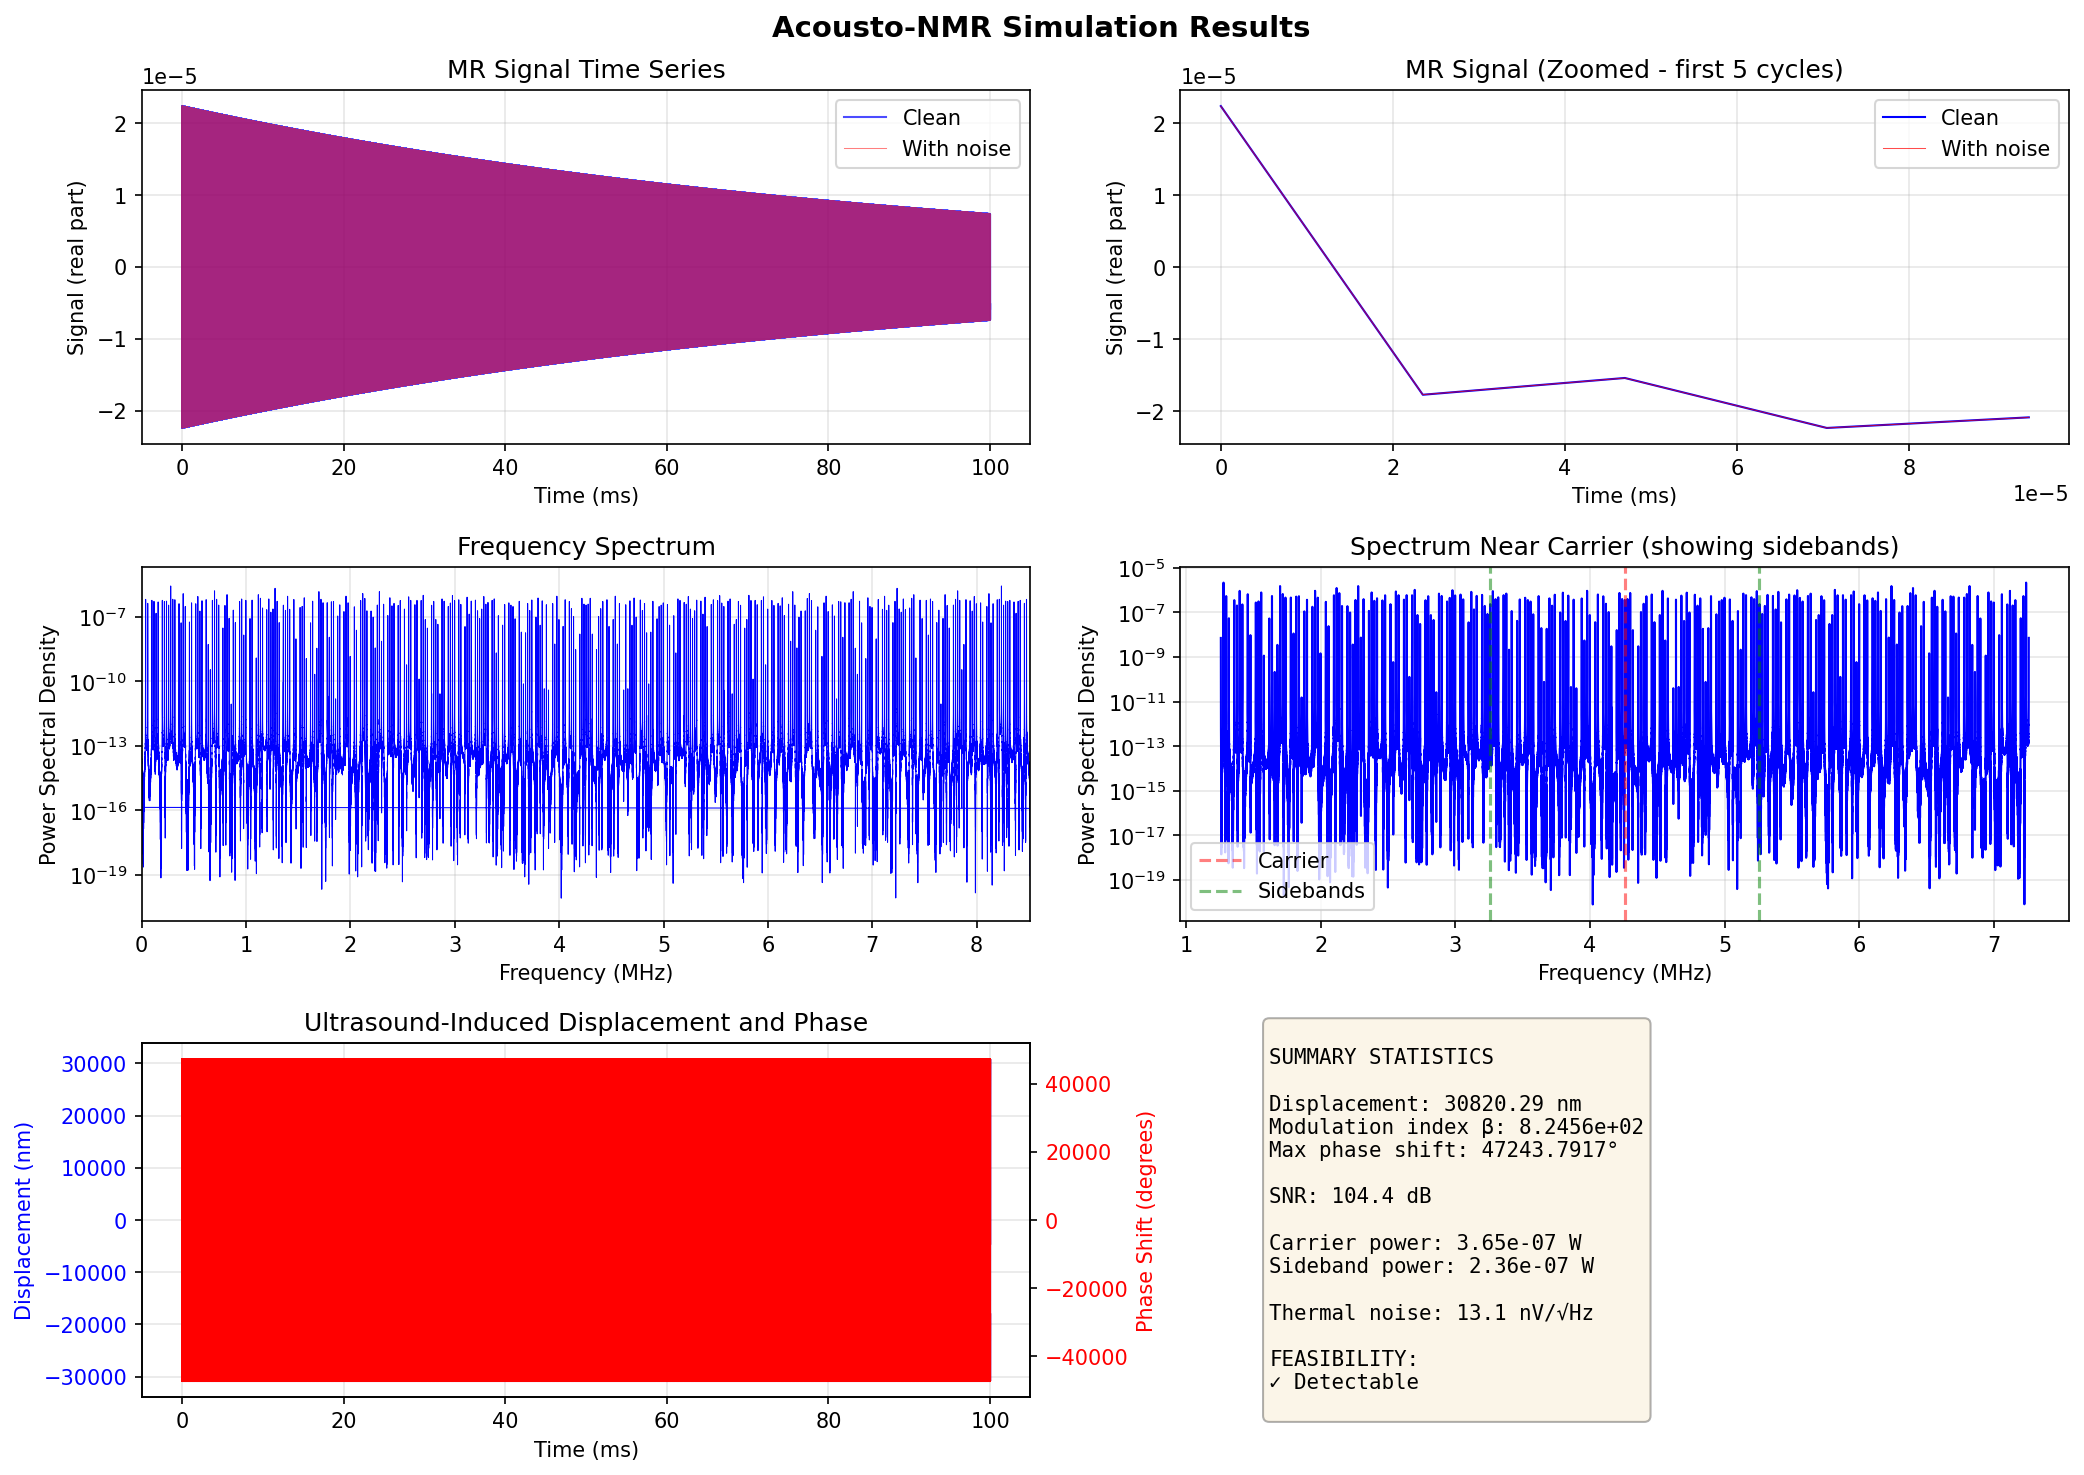

The script that saved this image:
"""
Acousto-NMR Imaging: Basic Signal Model

This simulation models the fundamental physics of using focused ultrasound
for spatial encoding in low-field MRI.

Key Question: Can ultrasound-induced phase modulation create detectable
signals above thermal noise?
"""

import numpy as np
import matplotlib.pyplot as plt
from scipy.signal import hilbert, welch
from scipy.special import jv  # Bessel function for FM sidebands

# ============================================================================
# PHYSICAL CONSTANTS
# ============================================================================
GAMMA_PROTON = 42.58e6  # Hz/T - proton gyromagnetic ratio
K_BOLTZMANN = 1.380649e-23  # J/K
PROTON_DENSITY = 80e3  # mol/m^3 (80 M water in brain)
AVOGADRO = 6.022e23  # mol^-1

# ============================================================================
# PARAMETERS (with citations/justification in README)
# ============================================================================

class Parameters:
    """Simulation parameters with physical justification"""

    # MRI Parameters
    B0 = 0.1  # Tesla - low field strength
    T1 = 0.7  # seconds - gray matter at low field
    T2 = 0.09  # seconds - gray matter at low field
    voxel_volume = (2e-3)**3  # m^3 - (2mm)^3 voxel

    # Ultrasound Parameters
    us_frequency = 1e6  # Hz - 1 MHz ultrasound
    us_pressure = 0.5e6  # Pa - 0.5 MPa acoustic pressure
    us_focal_diameter = 2e-3  # m - 2 mm focal spot

    # Tissue Properties (UNCERTAIN - see README)
    youngs_modulus = 5e3  # Pa - brain tissue (range: 1-10 kPa in literature)
    tissue_density = 1000  # kg/m^3 - approximately water
    absorption_coeff = 0.05  # Np/m/Hz - ultrasound absorption (α ≈ 0.5 dB/cm/MHz)

    # Detection Parameters
    temperature = 310  # K - body temperature
    coil_resistance = 10  # Ohms - RF coil resistance
    bandwidth = 1000  # Hz - detection bandwidth
    acquisition_time = 0.1  # seconds - signal averaging time

    # Derived quantities
    @property
    def larmor_frequency(self):
        """Larmor frequency in Hz"""
        return GAMMA_PROTON * self.B0

    @property
    def num_spins(self):
        """Number of spins in voxel"""
        return PROTON_DENSITY * self.voxel_volume * AVOGADRO

    @property
    def thermal_noise_voltage(self):
        """RMS thermal noise voltage in coil (Johnson-Nyquist)"""
        return np.sqrt(4 * K_BOLTZMANN * self.temperature *
                      self.coil_resistance * self.bandwidth)


# ============================================================================
# ULTRASOUND-INDUCED DISPLACEMENT
# ============================================================================

def calculate_displacement_amplitude(params):
    """
    Calculate tissue displacement from ultrasound radiation force.

    This is a SIMPLIFIED model. Actual displacement depends on:
    - Tissue viscoelasticity (frequency dependent)
    - Boundary conditions
    - Acoustic streaming effects

    Using simple harmonic oscillator approximation:
    Displacement A = F / (m·ω²) where F is radiation force

    Radiation force: F = 2αI/c where I is intensity, c is speed of sound

    UNCERTAINTY: ±50% or more due to tissue property variability
    """

    # Acoustic intensity (W/m^2)
    c_sound = 1540  # m/s - speed of sound in tissue
    Z = params.tissue_density * c_sound  # acoustic impedance
    intensity = params.us_pressure**2 / (2 * Z)

    # Radiation force per unit volume (N/m^3)
    force_density = 2 * params.absorption_coeff * params.us_frequency * intensity / c_sound

    # Displacement amplitude (m)
    # Using A = F/(m·ω²) = (F/V)/(ρ·ω²) where F/V is force per volume
    omega_us = 2 * np.pi * params.us_frequency
    displacement = force_density / (params.tissue_density * omega_us**2)

    return displacement


def calculate_displacement_alternative(params):
    """
    Alternative estimate using mechanical wave propagation.

    For shear wave: displacement amplitude ≈ pressure / (ρ·c_shear·ω)
    where c_shear = √(G/ρ) and G ≈ E/3 for brain tissue

    This gives another estimate to check order of magnitude.
    """
    # Shear modulus (approximately E/3 for soft tissue)
    shear_modulus = params.youngs_modulus / 3
    c_shear = np.sqrt(shear_modulus / params.tissue_density)
    omega_us = 2 * np.pi * params.us_frequency

    # Displacement from shear wave
    displacement = params.us_pressure / (params.tissue_density * c_shear * omega_us)

    return displacement


# ============================================================================
# MR SIGNAL WITH ULTRASOUND MODULATION
# ============================================================================

def calculate_equilibrium_magnetization(params):
    """
    Equilibrium magnetization M0 (A/m)

    M0 = (N·γ²·ℏ²·I(I+1)·B0) / (3·k·T)

    For protons: I = 1/2, so I(I+1) = 3/4
    Simplified: M0 ≈ (N·γ²·ℏ²·B0) / (4·k·T)
    """
    h_bar = 1.054571817e-34  # J·s
    n_spins = params.num_spins

    M0 = (n_spins * (GAMMA_PROTON * 2 * np.pi)**2 * h_bar**2 * params.B0) / \
         (4 * K_BOLTZMANN * params.temperature * params.voxel_volume)

    return M0


def generate_mr_signal(params, displacement_amplitude, t):
    """
    Generate MR signal with ultrasound phase modulation.

    Signal: S(t) = M0 · sin(θ) · exp(-t/T2) · exp(i·ω0·t) · exp(i·Δφ(t))

    where Δφ(t) = γ·B0·Δx(t) is the phase shift from motion
    and Δx(t) = A·sin(ωus·t) is the ultrasound-induced displacement

    Modulation index: β = γ·B0·A

    The phase modulation creates sidebands at ω0 ± n·ωus
    Sideband amplitudes given by Bessel functions: Jn(β)
    """

    M0 = calculate_equilibrium_magnetization(params)

    # Larmor precession
    omega0 = 2 * np.pi * params.larmor_frequency

    # Ultrasound modulation
    omega_us = 2 * np.pi * params.us_frequency
    displacement = displacement_amplitude * np.sin(omega_us * t)

    # Phase shift from motion
    phase_shift = GAMMA_PROTON * 2 * np.pi * params.B0 * displacement

    # T2 decay
    decay = np.exp(-t / params.T2)

    # Complex MR signal (using small flip angle, so sin(θ) ≈ θ ≈ 0.1 rad)
    flip_angle = 0.1  # radians (about 6 degrees)
    signal = M0 * flip_angle * decay * np.exp(1j * (omega0 * t + phase_shift))

    return signal


def calculate_modulation_index(params, displacement_amplitude):
    """
    Modulation index β = γ·B0·A

    This determines the strength of sidebands:
    - β << 1: weak modulation, first sidebands only
    - β ~ 1: moderate modulation, multiple sidebands
    - β >> 1: strong modulation, many sidebands
    """
    beta = GAMMA_PROTON * 2 * np.pi * params.B0 * displacement_amplitude
    return beta


# ============================================================================
# NOISE MODELING
# ============================================================================

def add_thermal_noise(signal, params):
    """
    Add thermal (Johnson-Nyquist) noise to the signal.

    This is the fundamental noise floor for any resistive detector.

    Vrms = √(4·k·T·R·Δf)

    We model complex noise (I and Q channels) as independent Gaussian.
    """
    n_samples = len(signal)

    # Noise voltage (RMS) per sqrt(Hz)
    noise_spectral_density = np.sqrt(4 * K_BOLTZMANN * params.temperature *
                                    params.coil_resistance)

    # Noise power in our bandwidth
    noise_std = noise_spectral_density * np.sqrt(params.bandwidth)

    # Complex noise (independent I and Q)
    noise_i = np.random.normal(0, noise_std / np.sqrt(2), n_samples)
    noise_q = np.random.normal(0, noise_std / np.sqrt(2), n_samples)
    noise = noise_i + 1j * noise_q

    return signal + noise


# ============================================================================
# SIGNAL ANALYSIS
# ============================================================================

def detect_sidebands(signal, fs, f0, f_us):
    """
    Detect and measure sideband amplitudes using FFT.

    Look for peaks at f0 ± n·fus
    """
    # FFT
    spectrum = np.fft.fft(signal)
    freqs = np.fft.fftfreq(len(signal), 1/fs)

    # Power spectral density
    psd = np.abs(spectrum)**2 / len(signal)

    # Find carrier and sideband frequencies
    def find_peak_power(freq_target, tolerance=100):
        """Find power near target frequency"""
        idx = np.where(np.abs(freqs - freq_target) < tolerance)[0]
        if len(idx) > 0:
            return np.max(psd[idx])
        return 0

    carrier_power = find_peak_power(f0)
    lower_sideband_power = find_peak_power(f0 - f_us)
    upper_sideband_power = find_peak_power(f0 + f_us)

    return {
        'freqs': freqs,
        'psd': psd,
        'carrier_power': carrier_power,
        'lower_sideband_power': lower_sideband_power,
        'upper_sideband_power': upper_sideband_power,
    }


def calculate_snr(signal_power, noise_power):
    """Calculate SNR in dB"""
    return 10 * np.log10(signal_power / noise_power)


# ============================================================================
# SANITY CHECKS
# ============================================================================

def sanity_checks(params, results):
    """
    Perform physical and computational sanity checks.

    Returns dict with check results and warnings.
    """
    checks = {}
    warnings = []

    # 1. Dimensional analysis (spot checks)
    checks['larmor_frequency_units'] = 'Hz'
    checks['larmor_frequency_value'] = params.larmor_frequency
    if not (1e6 < params.larmor_frequency < 100e6):
        warnings.append(f"Larmor frequency {params.larmor_frequency/1e6:.2f} MHz outside typical range")

    # 2. Order of magnitude checks
    displacement = results['displacement_amplitude']
    checks['displacement_nm'] = displacement * 1e9
    if displacement < 0.01e-9 or displacement > 100e-6:
        warnings.append(f"Displacement {displacement*1e9:.2g} nm seems unusual")

    # 3. Modulation index
    beta = results['modulation_index']
    checks['modulation_index'] = beta
    if beta < 1e-6:
        warnings.append(f"Modulation index {beta:.2e} very small - signal may be undetectable")

    # 4. Thermal noise floor
    thermal_voltage = params.thermal_noise_voltage
    checks['thermal_noise_V'] = thermal_voltage
    checks['thermal_noise_dBm'] = 10 * np.log10(thermal_voltage**2 / params.coil_resistance / 1e-3)

    # 5. Check for NaN/Inf
    if np.any(np.isnan(results['signal'])) or np.any(np.isinf(results['signal'])):
        warnings.append("NaN or Inf detected in signal!")

    # 6. SNR reality check
    snr = results['snr_db']
    checks['snr_db'] = snr
    if snr < -20:
        warnings.append(f"SNR {snr:.1f} dB very poor - signal likely undetectable")
    elif snr > 60:
        warnings.append(f"SNR {snr:.1f} dB surprisingly good - check assumptions")

    # 7. Sideband power should be less than carrier
    if results['sideband_analysis']['lower_sideband_power'] > results['sideband_analysis']['carrier_power']:
        warnings.append("Sideband power exceeds carrier - check modulation")

    # 8. Phase shift reasonable
    max_phase = GAMMA_PROTON * 2 * np.pi * params.B0 * displacement
    checks['max_phase_shift_rad'] = max_phase
    checks['max_phase_shift_deg'] = np.degrees(max_phase)

    return checks, warnings


# ============================================================================
# MAIN SIMULATION
# ============================================================================

def run_simulation():
    """
    Main simulation: evaluate feasibility of acousto-NMR imaging.
    """

    print("=" * 70)
    print("ACOUSTO-NMR IMAGING SIMULATION")
    print("=" * 70)
    print()

    # Initialize parameters
    params = Parameters()

    print("PARAMETERS:")
    print(f"  Magnetic field: {params.B0} T")
    print(f"  Larmor frequency: {params.larmor_frequency/1e6:.3f} MHz")
    print(f"  T1: {params.T1*1000:.0f} ms, T2: {params.T2*1000:.1f} ms")
    print(f"  Voxel size: {(params.voxel_volume**(1/3))*1e3:.1f} mm")
    print(f"  US frequency: {params.us_frequency/1e6:.2f} MHz")
    print(f"  US pressure: {params.us_pressure/1e6:.2f} MPa")
    print()

    # Calculate displacement
    displacement_rad_force = calculate_displacement_amplitude(params)
    displacement_shear = calculate_displacement_alternative(params)

    print("DISPLACEMENT ESTIMATES:")
    print(f"  Radiation force model: {displacement_rad_force*1e9:.2f} nm")
    print(f"  Shear wave model: {displacement_shear*1e9:.2f} nm")
    print(f"  Using average: {(displacement_rad_force + displacement_shear)/2*1e9:.2f} nm")
    print(f"  (UNCERTAINTY: ±50% or more - see README)")
    print()

    displacement = (displacement_rad_force + displacement_shear) / 2

    # Modulation index
    beta = calculate_modulation_index(params, displacement)
    print(f"MODULATION INDEX: β = {beta:.4e}")
    print(f"  (β = γ·B0·A)")
    print(f"  First sideband amplitude: J1(β) = {jv(1, beta):.4e}")
    print()

    # Generate time series
    fs = 10 * params.larmor_frequency  # Sample at 10x Larmor frequency
    t = np.arange(0, params.acquisition_time, 1/fs)

    # Generate signal
    signal_clean = generate_mr_signal(params, displacement, t)
    signal_noisy = add_thermal_noise(signal_clean, params)

    # Analyze sidebands
    sideband_clean = detect_sidebands(signal_clean, fs,
                                     params.larmor_frequency,
                                     params.us_frequency)
    sideband_noisy = detect_sidebands(signal_noisy, fs,
                                      params.larmor_frequency,
                                      params.us_frequency)

    # Calculate SNR
    signal_power = sideband_clean['lower_sideband_power'] + sideband_clean['upper_sideband_power']
    noise_power = params.thermal_noise_voltage**2 / params.coil_resistance
    snr = calculate_snr(signal_power, noise_power)

    print("SIGNAL ANALYSIS:")
    print(f"  Carrier power: {sideband_clean['carrier_power']:.3e} W")
    print(f"  Lower sideband: {sideband_clean['lower_sideband_power']:.3e} W")
    print(f"  Upper sideband: {sideband_clean['upper_sideband_power']:.3e} W")
    print(f"  Total sideband power: {signal_power:.3e} W")
    print(f"  Thermal noise power: {noise_power:.3e} W")
    print(f"  SNR: {snr:.1f} dB")
    print()

    # Package results
    results = {
        'params': params,
        'displacement_amplitude': displacement,
        'modulation_index': beta,
        'time': t,
        'signal': signal_noisy,
        'signal_clean': signal_clean,
        'sideband_analysis': sideband_noisy,
        'snr_db': snr,
    }

    # Sanity checks
    print("=" * 70)
    print("SANITY CHECKS")
    print("=" * 70)
    checks, warnings = sanity_checks(params, results)

    for key, value in checks.items():
        if isinstance(value, float):
            print(f"  {key}: {value:.3e}")
        else:
            print(f"  {key}: {value}")

    print()
    if warnings:
        print("WARNINGS:")
        for w in warnings:
            print(f"  ⚠ {w}")
    else:
        print("✓ All sanity checks passed")

    print()

    # Visualization
    plot_results(results)

    return results


def plot_results(results):
    """Visualize simulation results"""

    fig, axes = plt.subplots(3, 2, figsize=(14, 10))
    fig.suptitle('Acousto-NMR Simulation Results', fontsize=14, fontweight='bold')

    params = results['params']
    t = results['time']
    signal = results['signal']
    signal_clean = results['signal_clean']
    sideband = results['sideband_analysis']

    # 1. Time-domain signal (real part)
    ax = axes[0, 0]
    t_ms = t * 1000
    ax.plot(t_ms, np.real(signal_clean), 'b-', linewidth=1, label='Clean', alpha=0.7)
    ax.plot(t_ms, np.real(signal), 'r-', linewidth=0.5, label='With noise', alpha=0.5)
    ax.set_xlabel('Time (ms)')
    ax.set_ylabel('Signal (real part)')
    ax.set_title('MR Signal Time Series')
    ax.legend()
    ax.grid(True, alpha=0.3)

    # 2. Time-domain signal (zoomed)
    ax = axes[0, 1]
    n_zoom = int(5 / params.larmor_frequency * params.acquisition_time * len(t) / params.acquisition_time)
    ax.plot(t_ms[:n_zoom], np.real(signal_clean[:n_zoom]), 'b-', linewidth=1, label='Clean')
    ax.plot(t_ms[:n_zoom], np.real(signal[:n_zoom]), 'r-', linewidth=0.5, label='With noise', alpha=0.7)
    ax.set_xlabel('Time (ms)')
    ax.set_ylabel('Signal (real part)')
    ax.set_title('MR Signal (Zoomed - first 5 cycles)')
    ax.legend()
    ax.grid(True, alpha=0.3)

    # 3. Frequency spectrum (full)
    ax = axes[1, 0]
    freqs = sideband['freqs']
    psd = sideband['psd']
    ax.semilogy(freqs / 1e6, psd, 'b-', linewidth=0.5)
    ax.set_xlabel('Frequency (MHz)')
    ax.set_ylabel('Power Spectral Density')
    ax.set_title('Frequency Spectrum')
    ax.set_xlim([0, params.larmor_frequency / 1e6 * 2])
    ax.grid(True, alpha=0.3)

    # 4. Frequency spectrum (zoomed around carrier)
    ax = axes[1, 1]
    f0 = params.larmor_frequency
    f_us = params.us_frequency
    idx = np.where((freqs > f0 - 3*f_us) & (freqs < f0 + 3*f_us))[0]
    ax.semilogy(freqs[idx] / 1e6, psd[idx], 'b-', linewidth=1)
    ax.axvline((f0) / 1e6, color='r', linestyle='--', alpha=0.5, label='Carrier')
    ax.axvline((f0 - f_us) / 1e6, color='g', linestyle='--', alpha=0.5, label='Sidebands')
    ax.axvline((f0 + f_us) / 1e6, color='g', linestyle='--', alpha=0.5)
    ax.set_xlabel('Frequency (MHz)')
    ax.set_ylabel('Power Spectral Density')
    ax.set_title('Spectrum Near Carrier (showing sidebands)')
    ax.legend()
    ax.grid(True, alpha=0.3)

    # 5. Phase modulation visualization
    ax = axes[2, 0]
    displacement = results['displacement_amplitude'] * np.sin(2 * np.pi * params.us_frequency * t)
    phase_shift = GAMMA_PROTON * 2 * np.pi * params.B0 * displacement
    ax.plot(t_ms, displacement * 1e9, 'b-', linewidth=1, label='Displacement')
    ax.set_xlabel('Time (ms)')
    ax.set_ylabel('Displacement (nm)', color='b')
    ax.tick_params(axis='y', labelcolor='b')
    ax.grid(True, alpha=0.3)

    ax2 = ax.twinx()
    ax2.plot(t_ms, np.degrees(phase_shift), 'r-', linewidth=1, label='Phase shift')
    ax2.set_ylabel('Phase Shift (degrees)', color='r')
    ax2.tick_params(axis='y', labelcolor='r')
    ax.set_title('Ultrasound-Induced Displacement and Phase')

    # 6. Summary statistics
    ax = axes[2, 1]
    ax.axis('off')

    summary_text = f"""
SUMMARY STATISTICS

Displacement: {results['displacement_amplitude']*1e9:.2f} nm
Modulation index β: {results['modulation_index']:.4e}
Max phase shift: {np.degrees(np.max(phase_shift)):.4f}°

SNR: {results['snr_db']:.1f} dB

Carrier power: {sideband['carrier_power']:.2e} W
Sideband power: {sideband['lower_sideband_power']:.2e} W

Thermal noise: {params.thermal_noise_voltage*1e9:.1f} nV/√Hz

FEASIBILITY:
{'✓ Detectable' if results['snr_db'] > 0 else '✗ Below noise floor'}
"""

    ax.text(0.1, 0.5, summary_text, fontsize=10, family='monospace',
            verticalalignment='center', bbox=dict(boxstyle='round',
            facecolor='wheat', alpha=0.3))

    plt.tight_layout()
    plt.savefig('/Users/jbrown/Documents/alegria/ai-simulations/acousto-nmr-imaging/basic_signal_model.png',
                dpi=150, bbox_inches='tight')
    print("Plot saved to: acousto-nmr-imaging/basic_signal_model.png")
    plt.close()


# ============================================================================
# RUN
# ============================================================================

if __name__ == "__main__":
    results = run_simulation()

    print()
    print("=" * 70)
    print("CONCLUSION")
    print("=" * 70)
    print()
    print("This simulation models the BASIC physics of acousto-NMR imaging.")
    print("Key findings will depend on the displacement amplitude achieved,")
    print("which has large uncertainty (±50% or more).")
    print()
    print("Next steps:")
    print("  1. Validate displacement estimates with MRE literature")
    print("  2. Add spatial encoding model (ultrasound scanning)")
    print("  3. Include physiological noise sources")
    print("  4. Compare to conventional gradient encoding")
    print()
    print("See README.md for detailed assumptions and uncertainties.")
